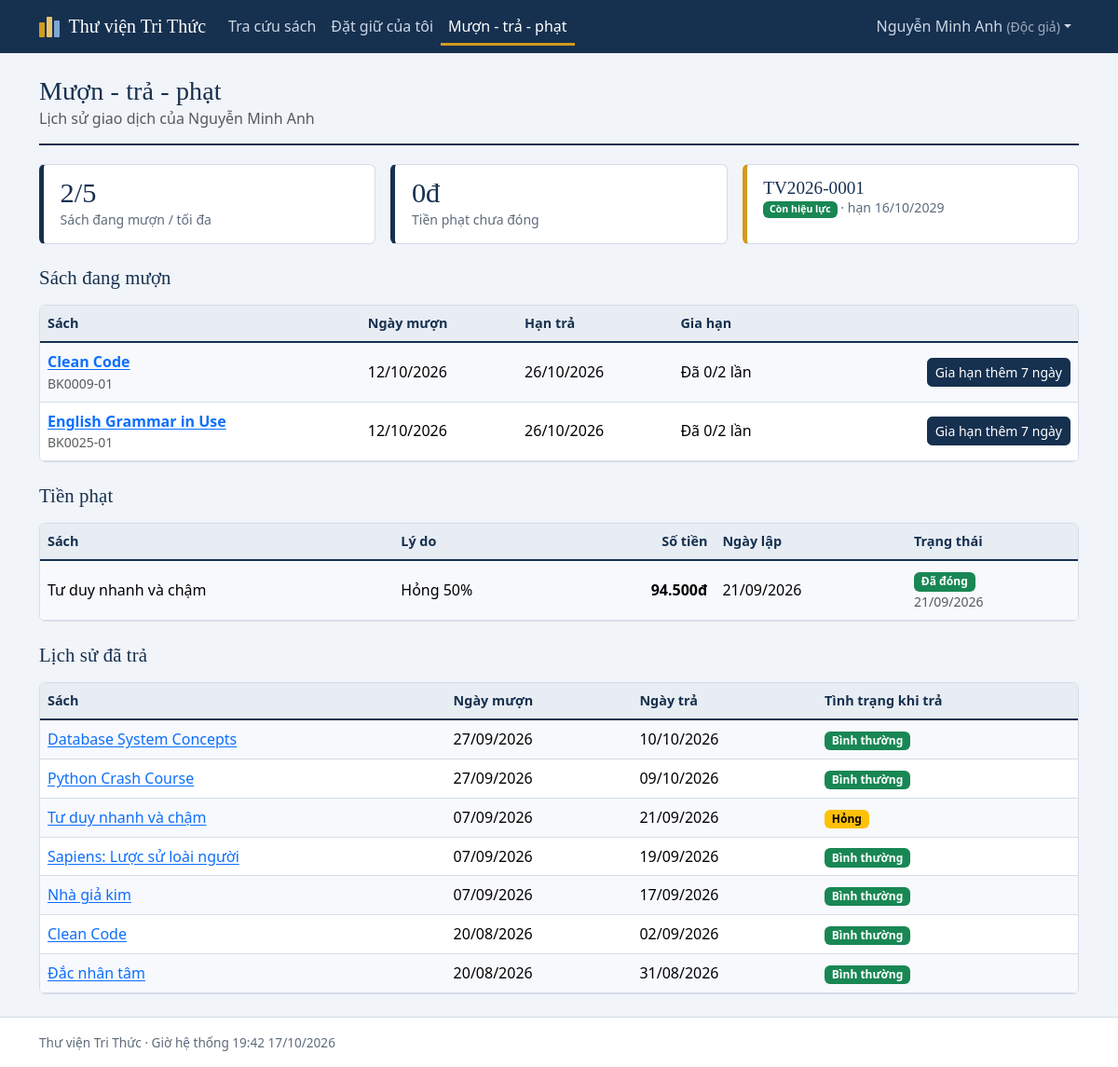
Page /reader/history.php (signed in) on the committed database.
### tables this page shows
CREATE TABLE users (
  user_id            BIGINT AUTO_INCREMENT PRIMARY KEY,
  role_id            INT NOT NULL,
  username           VARCHAR(50)  NOT NULL UNIQUE,
  email              VARCHAR(100) NOT NULL UNIQUE,
  password_hash      VARCHAR(255) NOT NULL,
  full_name          VARCHAR(100) NOT NULL,
  phone              VARCHAR(20)  NULL,
  address            VARCHAR(255) NULL,
  status             ENUM('ACTIVE','LOCKED','INACTIVE') NOT NULL DEFAULT 'ACTIVE',
  failed_login_count INT NOT NULL DEFAULT 0,
  locked_until       DATETIME NULL,
  created_at         DATETIME NOT NULL DEFAULT CURRENT_TIMESTAMP,
  CONSTRAINT fk_users_role FOREIGN KEY (role_id) REFERENCES roles(role_id)
);

CREATE TABLE roles (
  role_id    INT AUTO_INCREMENT PRIMARY KEY,
  role_code  VARCHAR(20)  NOT NULL UNIQUE,       
  role_name  VARCHAR(50)  NOT NULL
);

CREATE TABLE library_policy (
  policy_id          INT AUTO_INCREMENT PRIMARY KEY,
  loan_days          INT NOT NULL,
  max_books_per_loan INT NOT NULL,
  max_renewals       INT NOT NULL,
  renew_days         INT NOT NULL,
  grace_days         INT NOT NULL DEFAULT 0,
  fine_per_day       DECIMAL(12,2) NOT NULL,
  lost_fine_rate     DECIMAL(5,2)  NOT NULL DEFAULT 1.00,    
  hold_days          INT NOT NULL DEFAULT 3,
  max_failed_login   INT NOT NULL DEFAULT 5,
  lock_minutes       INT NOT NULL DEFAULT 15,
  card_valid_years   INT NOT NULL DEFAULT 4,
  effective_from     DATE NOT NULL,
  updated_by         BIGINT NULL,
  created_at         DATETIME NOT NULL DEFAULT CURRENT_TIMESTAMP,
  CONSTRAINT fk_policy_user FOREIGN KEY (updated_by) REFERENCES users(user_id)
);

CREATE TABLE library_cards (
  card_id     BIGINT AUTO_INCREMENT PRIMARY KEY,
  reader_id   BIGINT NOT NULL,
  card_no     VARCHAR(20) NOT NULL UNIQUE,
  issue_date  DATE NOT NULL,
  expiry_date DATE NOT NULL,
  status      ENUM('ACTIVE','LOCKED','INACTIVE') NOT NULL DEFAULT 'ACTIVE',
  CONSTRAINT fk_card_reader FOREIGN KEY (reader_id) REFERENCES users(user_id)
);

CREATE TABLE loan_items (
  loan_item_id        BIGINT AUTO_INCREMENT PRIMARY KEY,
  loan_id             BIGINT NOT NULL,
  copy_id             BIGINT NOT NULL,
  reservation_id      BIGINT NULL,
  return_id           BIGINT NULL,
  due_date            DATE NOT NULL,
  return_date         DATETIME NULL,
  renewal_count       INT NOT NULL DEFAULT 0,
  condition_on_loan   ENUM('NORMAL','DAMAGED') NOT NULL DEFAULT 'NORMAL',
  condition_on_return ENUM('NORMAL','DAMAGED','LOST') NULL,
  status              ENUM('BORROWING','RETURNED','LOST') NOT NULL DEFAULT 'BORROWING',
  INDEX idx_li_status_due (status, due_date),
  INDEX idx_li_copy (copy_id, status),
  CONSTRAINT fk_li_loan FOREIGN KEY (loan_id)        REFERENCES loans(loan_id),
  CONSTRAINT fk_li_copy FOREIGN KEY (copy_id)        REFERENCES book_copies(copy_id),
  CONSTRAINT fk_li_res  FOREIGN KEY (reservation_id) REFERENCES reservations(reservation_id),
  CONSTRAINT fk_li_ret  FOREIGN KEY (return_id)      REFERENCES return_receipts(return_id)
);

CREATE TABLE book_titles (
  title_id     BIGINT AUTO_INCREMENT PRIMARY KEY,
  isbn         VARCHAR(20)  NOT NULL UNIQUE,
  title        VARCHAR(255) NOT NULL,
  category_id  INT NULL,
  publisher_id INT NULL,
  publish_year INT NULL,
  description  TEXT NULL,
  cover_image  VARCHAR(255) NULL,
  status       ENUM('ACTIVE','DISCONTINUED') NOT NULL DEFAULT 'ACTIVE',
  created_at   DATETIME NOT NULL DEFAULT CURRENT_TIMESTAMP,
  FULLTEXT KEY ft_title (title),
  CONSTRAINT fk_bt_cat FOREIGN KEY (category_id)  REFERENCES categories(category_id),
  CONSTRAINT fk_bt_pub FOREIGN KEY (publisher_id) REFERENCES publishers(publisher_id)
);

CREATE TABLE book_copies (
  copy_id          BIGINT AUTO_INCREMENT PRIMARY KEY,
  title_id         BIGINT NOT NULL,
  location_id      INT NULL,
  barcode          VARCHAR(30) NOT NULL UNIQUE,
  price            DECIMAL(12,2) NOT NULL DEFAULT 0,
  condition_status ENUM('NORMAL','DAMAGED') NOT NULL DEFAULT 'NORMAL',
  status           ENUM('AVAILABLE','RESERVED','BORROWED','LOST','DAMAGED','INACTIVE') NOT NULL DEFAULT 'AVAILABLE',
  acquired_date    DATE NOT NULL,
  INDEX idx_copy_title_status (title_id, status),
  CONSTRAINT fk_copy_title FOREIGN KEY (title_id)    REFERENCES book_titles(title_id),
  CONSTRAINT fk_copy_loc   FOREIGN KEY (location_id) REFERENCES storage_locations(location_id)
);

CREATE TABLE loans (
  loan_id      BIGINT AUTO_INCREMENT PRIMARY KEY,
  reader_id    BIGINT NOT NULL,
  card_id      BIGINT NOT NULL,
  librarian_id BIGINT NOT NULL,
  loan_date    DATETIME NOT NULL DEFAULT CURRENT_TIMESTAMP,
  note         VARCHAR(255) NULL,
  CONSTRAINT fk_loan_reader FOREIGN KEY (reader_id)    REFERENCES users(user_id),
  CONSTRAINT fk_loan_card   FOREIGN KEY (card_id)      REFERENCES library_cards(card_id),
  CONSTRAINT fk_loan_lib    FOREIGN KEY (librarian_id) REFERENCES users(user_id)
);

CREATE TABLE fines (
  fine_id         BIGINT AUTO_INCREMENT PRIMARY KEY,
  loan_item_id    BIGINT NOT NULL,
  reader_id       BIGINT NOT NULL,
  policy_id       INT NOT NULL,
  overdue_days    INT NOT NULL DEFAULT 0,
  overdue_amount  DECIMAL(12,2) NOT NULL DEFAULT 0,
  damage_level    TINYINT NULL,                     
  damage_amount   DECIMAL(12,2) NOT NULL DEFAULT 0,
  total_amount    DECIMAL(12,2) NOT NULL DEFAULT 0,
  reason          VARCHAR(100) NOT NULL,            
  status          ENUM('UNPAID','PAID') NOT NULL DEFAULT 'UNPAID',
  created_at      DATETIME NOT NULL DEFAULT CURRENT_TIMESTAMP,
  INDEX idx_fine_reader_status (reader_id, status),
  CONSTRAINT fk_fine_item   FOREIGN KEY (loan_item_id) REFERENCES loan_items(loan_item_id),
  CONSTRAINT fk_fine_reader FOREIGN KEY (reader_id)    REFERENCES users(user_id),
  CONSTRAINT fk_fine_policy FOREIGN KEY (policy_id)    REFERENCES library_policy(policy_id)
);

CREATE TABLE payments (
  payment_id  BIGINT AUTO_INCREMENT PRIMARY KEY,
  fine_id     BIGINT NOT NULL,
  received_by BIGINT NOT NULL,
  amount      DECIMAL(12,2) NOT NULL,
  method      ENUM('CASH','TRANSFER') NOT NULL DEFAULT 'CASH',
  paid_at     DATETIME NOT NULL DEFAULT CURRENT_TIMESTAMP,
  CONSTRAINT fk_pay_fine FOREIGN KEY (fine_id)     REFERENCES fines(fine_id),
  CONSTRAINT fk_pay_user FOREIGN KEY (received_by) REFERENCES users(user_id)
);

### reader/history.php (the view, shortened to what the rows shown need)
<?php
require __DIR__ . '/../includes/init.php';
$u = require_login(['READER']);
$rid = (int)$u['user_id'];
$pol = policy();
$card = latest_card($rid);
$borrowing = fetch_all("SELECT li.*, l.loan_date, c.barcode, t.title, t.title_id
    FROM loan_items li JOIN loans l ON l.loan_id = li.loan_id JOIN book_copies c ON c.copy_id = li.copy_id JOIN book_titles t ON t.title_id = c.title_id
    WHERE l.reader_id = ? AND li.status = 'BORROWING' ORDER BY li.due_date", [$rid]);
$history = fetch_all("SELECT li.*, l.loan_date, c.barcode, t.title, t.title_id
    FROM loan_items li JOIN loans l ON l.loan_id = li.loan_id JOIN book_copies c ON c.copy_id = li.copy_id JOIN book_titles t ON t.title_id = c.title_id
    WHERE l.reader_id = ? AND li.status <> 'BORROWING' ORDER BY li.return_date DESC", [$rid]);
$fines = fetch_all("SELECT f.*, t.title, p.paid_at FROM fines f JOIN loan_items li ON li.loan_item_id = f.loan_item_id
    JOIN book_copies c ON c.copy_id = li.copy_id JOIN book_titles t ON t.title_id = c.title_id
    LEFT JOIN payments p ON p.fine_id = f.fine_id WHERE f.reader_id = ? ORDER BY f.created_at DESC", [$rid]);
page_start('Mượn - trả - phạt');
page_head('Mượn - trả - phạt', 'Lịch sử giao dịch của ' . $u['full_name']);
?>
<div class="row g-3 mb-4">
  <div class="col-sm-4"><div class="stat"><div class="n"><?= count($borrowing) ?>/<?= (int)$pol['max_books_per_loan'] ?></div><div class="l">Sách đang mượn / tối đa</div></div></div>
  <div class="col-sm-4"><div class="stat warn"><div class="n" style="font-size:1.2rem"><?= $card ? e($card['card_no']) : 'Chưa có thẻ' ?></div>
    <div class="l"><?= $card ? badge('card', card_state($card)) . ' · hạn ' . dmy($card['expiry_date']) : 'Đến quầy để được cấp thẻ' ?></div></div></div>
</div>
<h2 class="mb-3">Sách đang mượn</h2>
<?php if (!$borrowing): ?><div class="alert alert-light border">Bạn không có sách nào đang mượn.</div>
<?php else: ?>
<div class="table-wrap mb-4"><div class="table-responsive"><table class="table table-striped mb-0">
  <thead><tr><th>Sách</th><th>Ngày mượn</th><th>Hạn trả</th><th>Gia hạn</th><th></th></tr></thead><tbody>
  <?php foreach ($borrowing as $b): $late = days_between($b['due_date'], date('Y-m-d')); $left = (int)$pol['max_renewals'] - (int)$b['renewal_count']; ?>
  <tr>
    <td><a class="fw-semibold" href="<?= e(url('book.php?id=' . $b['title_id'])) ?>"><?= e($b['title']) ?></a><div class="small text-muted"><?= e($b['barcode']) ?></div></td>
    <td><?= dmy($b['loan_date']) ?></td>
    <td><?= dmy($b['due_date']) ?>
      <?php if ($late > 0): ?><span class="badge text-bg-danger">Quá hạn <?= $late ?> ngày</span>
      <?php elseif ($late === 0): ?><span class="badge text-bg-warning">Hạn trả hôm nay</span>
      <?php elseif ($late >= -2): ?><span class="badge text-bg-warning">Sắp đến hạn</span><?php endif; ?></td>
    <td>Đã <?= (int)$b['renewal_count'] ?>/<?= (int)$pol['max_renewals'] ?> lần</td>
    <td class="text-end">
      <?php if ($left > 0 && $late <= 0): ?>
      <form method="post"><?= csrf_field() ?><input type="hidden" name="action" value="renew"><input type="hidden" name="item" value="<?= (int)$b['loan_item_id'] ?>">
        <button class="btn btn-sm btn-primary" type="submit">Gia hạn thêm <?= (int)$pol['renew_days'] ?> ngày</button></form>
      <?php elseif ($late > 0): ?><span class="small text-muted">Hãy trả sách tại quầy</span>
      <?php else: ?><span class="small text-muted">Hết lượt gia hạn</span><?php endif; ?>
    </td>
  </tr>
  <?php endforeach; ?></tbody></table></div></div>
<?php endif; ?>
<h2 class="mb-3">Tiền phạt</h2>
<?php if (!$fines): ?><div class="alert alert-light border">Bạn không có khoản phạt nào.</div>
<?php else: ?>
<div class="table-wrap mb-4"><div class="table-responsive"><table class="table table-striped mb-0">
  <thead><tr><th>Sách</th><th>Lý do</th><th class="text-end">Số tiền</th><th>Ngày lập</th><th>Trạng thái</th></tr></thead><tbody>
  <?php foreach ($fines as $f): ?>
  <tr><td><?= e($f['title']) ?></td>
    <td><?= e($f['reason']) ?><?= $f['overdue_days'] > 0 ? '<div class="small text-muted">Quá hạn ' . (int)$f['overdue_days'] . ' ngày</div>' : '' ?></td>
    <td class="text-end fw-semibold"><?= money($f['total_amount']) ?></td><td><?= dmy($f['created_at']) ?></td>
    <td><?= badge('fine', $f['status']) ?><?= $f['paid_at'] ? '<div class="small text-muted">' . dmy($f['paid_at']) . '</div>' : '' ?></td></tr>
  <?php endforeach; ?></tbody></table></div></div>
<?php endif; ?>
<h2 class="mb-3">Lịch sử đã trả</h2>
<?php if (!$history): ?><div class="alert alert-light border">Chưa có sách nào đã trả.</div>
<?php else: ?>
<div class="table-wrap"><div class="table-responsive"><table class="table table-striped mb-0">
  <thead><tr><th>Sách</th><th>Ngày mượn</th><th>Ngày trả</th><th>Tình trạng khi trả</th></tr></thead><tbody>
  <?php foreach ($history as $h): ?>
  <tr><td><a href="<?= e(url('book.php?id=' . $h['title_id'])) ?>"><?= e($h['title']) ?></a></td><td><?= dmy($h['loan_date']) ?></td><td><?= dmy($h['return_date']) ?></td>
    <td><?= $h['status'] === 'LOST' ? badge('item', 'LOST') : ($h['condition_on_return'] === 'DAMAGED' ? '<span class="badge text-bg-warning">Hỏng</span>' : '<span class="badge text-bg-success">Bình thường</span>') ?>
      <?php if ($h['renewal_count'] > 0): ?><span class="small text-muted ms-1">(gia hạn <?= (int)$h['renewal_count'] ?> lần)</span><?php endif; ?></td></tr>
  <?php endforeach; ?></tbody></table></div></div>
<?php endif; ?>
<?php page_end();

### includes/layout.php (shortened to what the rows shown need)
<?php
function page_start(string $title, array $o = []): void {
    $u = user();
    ?><!doctype html>
<html lang="vi">
<head>
<link rel="stylesheet" href="<?= e(url('assets/vendor/bootstrap/bootstrap.min.css')) ?>">
<link rel="stylesheet" href="<?= e(url('assets/css/style.css')) ?>">
</head>
<body>
<nav class="navbar navbar-expand-lg app-nav no-print">
  <div class="container">
    <div class="collapse navbar-collapse" id="nav">
      <ul class="navbar-nav align-items-lg-center">
<?php if ($u): ?>
        <li class="nav-item dropdown">
          <a class="nav-link dropdown-toggle" href="#" role="button" data-bs-toggle="dropdown" aria-expanded="false"><?= e($u['full_name']) ?> <small class="opacity-75">(<?= e($u['role_name']) ?>)</small></a>
        </li>
<?php else: ?>
        <li class="nav-item"><a class="nav-link" href="<?= e(url('login.php')) ?>">Đăng nhập</a></li>
        <li class="nav-item"><a class="btn btn-sm btn-accent ms-lg-2" href="<?= e(url('register.php')) ?>">Đăng ký</a></li>
<?php endif; ?>
      </ul>
    </div>
  </div>
</nav>
<main class="container py-4">
<?php
}
function page_end(): void {
    ?></main>
</body>
</html>
<?php
}
function page_head(string $h, string $sub = '', string $actions = ''): void {
    echo '<div class="page-head"><div><h1>' . e($h) . '</h1>' . ($sub !== '' ? '<p class="text-muted mb-0">' . e($sub) . '</p>' : '') . '</div>' . ($actions !== '' ? '<div class="no-print">' . $actions . '</div>' : '') . '</div>';
}

### includes/init.php (shortened to what the rows shown need)
<?php
function cfg(string $key, $default = null) {
    $v = $GLOBALS['CFG'];
    foreach (explode('.', $key) as $k) {
        $v = $v[$k];
    }
    return $v;
}
function url(string $path = ''): string { return BASE_URL . '/' . ltrim($path, '/'); }
function e($s): string { return htmlspecialchars((string)$s, ENT_QUOTES, 'UTF-8'); }
function db(): PDO {
    static $pdo = null;
    if ($pdo) return $pdo;
    $c = cfg('db');
    try {
        $pdo = new PDO("mysql:host={$c['host']};dbname={$c['name']};charset={$c['charset']}", $c['user'], $c['pass'], [
            PDO::ATTR_ERRMODE => PDO::ERRMODE_EXCEPTION,
            PDO::ATTR_DEFAULT_FETCH_MODE => PDO::FETCH_ASSOC,
            PDO::ATTR_EMULATE_PREPARES => false,
        ]);
    } catch (PDOException $ex) {
        http_response_code(500);
        exit('<meta charset="utf-8"><h3>Không kết nối được cơ sở dữ liệu</h3><p>Hãy bật MySQL trong XAMPP, import <code>database/library_db.sql</code> bằng phpMyAdmin và kiểm tra <code>config/config.php</code>.</p>');
    }
    $pdo->exec("SET time_zone = '" . (new DateTime())->format('P') . "'");
    return $pdo;
}
function run(string $sql, array $p = []): PDOStatement { $st = db()->prepare($sql); $st->execute($p); return $st; }
function fetch_one(string $sql, array $p = []): ?array { $r = run($sql, $p)->fetch(); return $r === false ? null : $r; }
function fetch_all(string $sql, array $p = []): array { return run($sql, $p)->fetchAll(); }
function money($n): string { return number_format((float)$n, 0, ',', '.') . 'đ'; }
function dmy(?string $d): string { return $d ? date('d/m/Y', strtotime($d)) : '—'; }
function days_between(string $from, string $to): int { return (int)round((strtotime(date('Y-m-d', strtotime($to))) - strtotime(date('Y-m-d', strtotime($from)))) / 86400); }
function badge(string $type, string $v): string {
    [$t, $c] = STATUS_LABELS[$type][$v] ?? [$v, 'secondary'];
    return '<span class="badge text-bg-' . $c . '">' . e($t) . '</span>';
}
function user(): ?array {
    static $u = false;
    if ($u !== false) return $u;
    $u = null;
    if (!empty($_SESSION['uid'])) {
        $r = fetch_one("SELECT u.*, r.role_code, r.role_name FROM users u JOIN roles r ON r.role_id = u.role_id WHERE u.user_id = ?", [$_SESSION['uid']]);
        if ($r && $r['status'] === 'ACTIVE') $u = $r; else unset($_SESSION['uid']);
    }
    return $u;
}
function is_staff(?array $u = null): bool { $u = $u ?? user(); return $u && in_array($u['role_code'], ['LIBRARIAN', 'ADMIN'], true); }
function require_login(array $roles = []): array {
    $u = user();
    return $u;
}
function policy(?string $date = null): array {
    $date = $date ?: date('Y-m-d');
    $r = fetch_one("SELECT * FROM library_policy WHERE effective_from <= ? ORDER BY effective_from DESC, policy_id DESC LIMIT 1", [$date]);
    return $r;
}
require_once ROOT . '/includes/lib.php';
require_once ROOT . '/includes/layout.php';

### rows in the picture
users: full_name "Nguyễn Minh Anh", role.role_name "Độc giả"
library_policy: max_books_per_loan "5", max_renewals "2", renew_days "7"
library_cards: card_no "TV2026-0001", expiry_date "16/10/2029"
loan_items: book_titles.title "Clean Code", copy.barcode "BK0009-01", loan.loan_date "12/10/2026", due_date "26/10/2026", renewal_count "0"
loan_items: book_titles.title "English Grammar in Use", copy.barcode "BK0025-01", loan.loan_date "12/10/2026", due_date "26/10/2026", renewal_count "0"
fines: book_titles.title "Tư duy nhanh và chậm", reason "Hỏng 50%", total_amount "94.500đ", created_at "21/09/2026", payments.paid_at "21/09/2026"
loan_items: book_titles.title "Database System Concepts", loan.loan_date "27/09/2026", return_date "10/10/2026", status "Bình thường"
loan_items: book_titles.title "Python Crash Course", loan.loan_date "27/09/2026", return_date "09/10/2026", status "Bình thường"
loan_items: book_titles.title "Tư duy nhanh và chậm", loan.loan_date "07/09/2026", return_date "21/09/2026", status "Hỏng"
loan_items: book_titles.title "Sapiens: Lược sử loài người", loan.loan_date "07/09/2026", return_date "19/09/2026", status "Bình thường"
loan_items: book_titles.title "Nhà giả kim", loan.loan_date "07/09/2026", return_date "17/09/2026", status "Bình thường"
loan_items: book_titles.title "Clean Code", loan.loan_date "20/08/2026", return_date "02/09/2026", status "Bình thường"
loan_items: book_titles.title "Đắc nhân tâm", loan.loan_date "20/08/2026", return_date "31/08/2026", status "Bình thường"

### other values in the picture
$app "Thư viện Tri Thức"
$label "Tra cứu sách Đặt giữ của tôi Mượn - trả - phạt"
$h "Mượn - trả - phạt"
$sub "Lịch sử giao dịch của Nguyễn Minh Anh"
count($borrowing) "2"
money($unpaid) "0đ"
$t "Còn hiệu lực"
cfg('app.name') "Thư viện Tri Thức"
